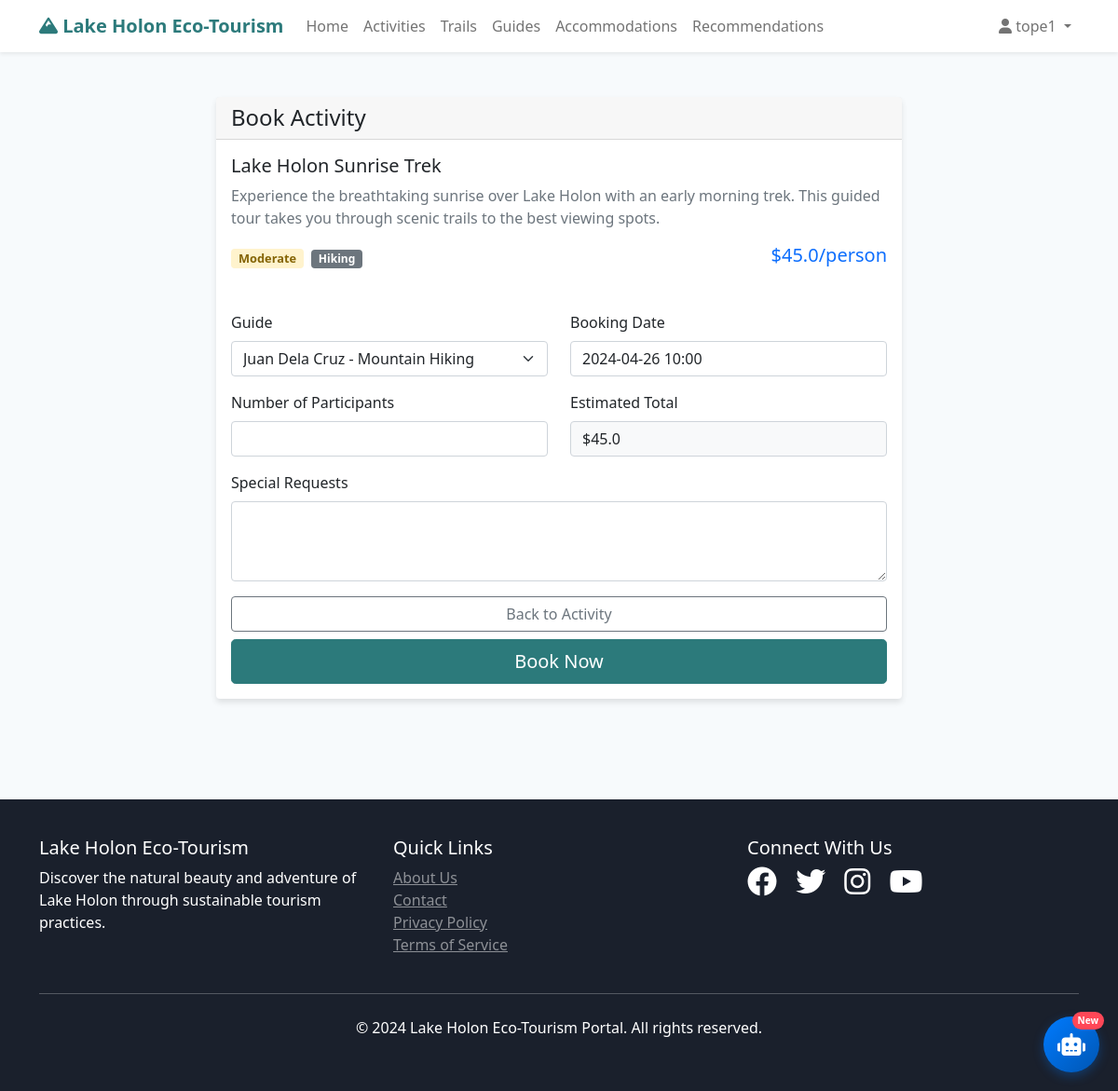
The page /booking/create/1 (signed in) on the database its author committed.
### app/models.py (models this page shows, shortened)
class User(UserMixin, db.Model):
    id = db.Column(db.Integer, primary_key=True)
    username = db.Column(db.String(80), unique=True, nullable=False)
    email = db.Column(db.String(120), unique=True, nullable=False)
    password_hash = db.Column(db.String(128))
    first_name = db.Column(db.String(50), nullable=False)
    last_name = db.Column(db.String(50), nullable=False)
    phone = db.Column(db.String(20))
    is_admin = db.Column(db.Boolean, default=False)
    created_at = db.Column(db.DateTime, default=datetime.utcnow)
    bookings = db.relationship('Booking', backref='user', lazy=True)
    reviews = db.relationship('Review', backref='user', lazy=True)

class Activity(db.Model):
    id = db.Column(db.Integer, primary_key=True)
    name = db.Column(db.String(100), nullable=False)
    description = db.Column(db.Text, nullable=False)
    category = db.Column(db.String(50), nullable=False)  # hiking, camping, wildlife, etc.
    difficulty = db.Column(db.String(20), nullable=False)  # easy, moderate, hard
    duration_hours = db.Column(db.Float, nullable=False)
    max_participants = db.Column(db.Integer, nullable=False)
    price = db.Column(db.Float, nullable=False)
    image_url = db.Column(db.String(200))
    is_active = db.Column(db.Boolean, default=True)
    created_at = db.Column(db.DateTime, default=datetime.utcnow)
    bookings = db.relationship('Booking', backref='activity', lazy=True)
    reviews = db.relationship('Review', backref='activity', lazy=True)

### app/booking/routes.py (the view, shortened to what this page needs)
@bp.route('/create/<int:activity_id>', methods=['GET', 'POST'])
@login_required
def create_booking(activity_id):
    activity = Activity.query.get_or_404(activity_id)
    form = BookingForm()
    form.activity_id.data = activity_id
    activities = Activity.query.filter_by(is_active=True).all()
    form.activity_id.choices = [(a.id, a.name) for a in activities]
    guides = Guide.query.filter_by(is_available=True).all()
    form.guide_id.choices = [(g.id, f"{g.name} - {g.specialization}") for g in guides]
    return render_template('booking/create_booking.html',
                         form=form,
                         activity=activity)

### app/booking/forms.py
class BookingForm(FlaskForm):
    activity_id = SelectField('Activity', coerce=int, validators=[DataRequired()])
    guide_id = SelectField('Guide', coerce=int, validators=[DataRequired()])
    booking_date = DateTimeField('Booking Date', format='%Y-%m-%d %H:%M', validators=[DataRequired()])
    number_of_participants = IntegerField('Number of Participants', validators=[
        DataRequired(), NumberRange(min=1, max=20)
    ])
    special_requests = TextAreaField('Special Requests', validators=[Length(max=500)])
    submit = SubmitField('Book Now')

### app/templates/booking/create_booking.html (shortened to what this page needs)
{% extends "base.html" %}
{% block content %}
<div class="container py-5">
    <div class="row justify-content-center">
        <div class="col-md-8">
            <div class="card">
                <div class="card-header">
                    <h4 class="mb-0">Book Activity</h4>
                </div>
                <div class="card-body">
                    <div class="row mb-4">
                        <div class="col-12">
                            <h5>{{ activity.name }}</h5>
                            <p class="text-muted">{{ activity.description }}</p>
                            <div class="d-flex align-items-center mb-3">
                                <span class="badge difficulty-badge difficulty-{{ activity.difficulty }} me-2">{{ activity.difficulty.title() }}</span>
                                <span class="badge bg-secondary me-2">{{ activity.category.title() }}</span>
                                <span class="ms-auto h5 text-primary">${{ activity.price }}/person</span>
                            </div>
                        </div>
                    </div>
                    <form method="POST" novalidate>
                        <div class="row mb-3">
                            <div class="col-md-6">
                                {{ form.guide_id.label(class="form-label") }}
                                {{ form.guide_id(class="form-select" + (" is-invalid" if form.guide_id.errors else "")) }}
                            </div>
                            <div class="col-md-6">
                                {{ form.booking_date.label(class="form-label") }}
                                {{ form.booking_date(class="form-control" + (" is-invalid" if form.booking_date.errors else ""), value="2024-04-26 10:00") }}
                            </div>
                        </div>
                        <div class="row mb-3">
                            <div class="col-md-6">
                                {{ form.number_of_participants.label(class="form-label") }}
                                {{ form.number_of_participants(class="form-control" + (" is-invalid" if form.number_of_participants.errors else "")) }}
                            </div>
                            <div class="col-md-6">
                                <label class="form-label">Estimated Total</label>
                                <div class="form-control bg-light" id="estimated-total">${{ activity.price }}</div>
                            </div>
                        </div>
                        <div class="mb-3">
                            {{ form.special_requests.label(class="form-label") }}
                            {{ form.special_requests(class="form-control" + (" is-invalid" if form.special_requests.errors else ""), rows="3") }}
                        </div>
                        <div class="d-grid gap-2">
                            <a href="{{ url_for('main.activity_detail', id=activity.id) }}" class="btn btn-outline-secondary">Back to Activity</a>
                            {{ form.submit(class="btn btn-primary btn-lg") }}
                        </div>
                    </form>
                </div>
            </div>
        </div>
    </div>
</div>
{% endblock %}

### app/templates/base.html (shortened to what this page needs)
<!DOCTYPE html>
<html lang="en">
<head>
    <link href="https://cdn.jsdelivr.net/npm/bootstrap@5.1.3/dist/css/bootstrap.min.css" rel="stylesheet">
    <link href="https://cdnjs.cloudflare.com/ajax/libs/font-awesome/6.0.0/css/all.min.css" rel="stylesheet">
</head>
<body>
    <nav class="navbar navbar-expand-lg navbar-light bg-white shadow-sm">
        <div class="container">
            <a class="navbar-brand" href="{{ url_for('main.index') }}">
                <i class="fas fa-mountain"></i> Lake Holon Eco-Tourism
            </a>
            <div class="collapse navbar-collapse" id="navbarNav">
                <ul class="navbar-nav me-auto">
                    <li class="nav-item">
                        <a class="nav-link" href="{{ url_for('main.index') }}">Home</a>
                    </li>
                    <li class="nav-item">
                        <a class="nav-link" href="{{ url_for('main.activities') }}">Activities</a>
                    </li>
                    <li class="nav-item">
                        <a class="nav-link" href="{{ url_for('main.trails') }}">Trails</a>
                    </li>
                    <li class="nav-item">
                        <a class="nav-link" href="{{ url_for('main.guides') }}">Guides</a>
                    </li>
                    <li class="nav-item">
                        <a class="nav-link" href="{{ url_for('main.accommodations') }}">Accommodations</a>
                    </li>
                    <li class="nav-item">
                        <a class="nav-link" href="{{ url_for('recommendations.get_recommendations') }}">Recommendations</a>
                    </li>
                </ul>
                <ul class="navbar-nav">
                    {% if current_user.is_authenticated %}
                        <li class="nav-item dropdown">
                            <a class="nav-link dropdown-toggle" href="#" id="navbarDropdown" role="button" data-bs-toggle="dropdown">
                                <i class="fas fa-user"></i> {{ current_user.first_name }}
                            </a>
                        </li>
                    {% endif %}
                </ul>
            </div>
        </div>
    </nav>
    <main>
        {% block content %}{% endblock %}
    </main>
    <footer class="footer">
        <div class="container">
            <div class="row">
                <div class="col-md-4">
                    <h5>Lake Holon Eco-Tourism</h5>
                    <p>Discover the natural beauty and adventure of Lake Holon through sustainable tourism practices.</p>
                </div>
                <div class="col-md-4">
                    <h5>Quick Links</h5>
                    <ul class="list-unstyled">
                        <li><a href="{{ url_for('main.about') }}" class="text-white-50">About Us</a></li>
                        <li><a href="{{ url_for('main.contact') }}" class="text-white-50">Contact</a></li>
                        <li><a href="#" class="text-white-50">Privacy Policy</a></li>
                        <li><a href="#" class="text-white-50">Terms of Service</a></li>
                    </ul>
                </div>
                <div class="col-md-4">
                    <h5>Connect With Us</h5>
                    <div>
                        <a href="#" class="text-white me-3"><i class="fab fa-facebook fa-2x"></i></a>
                        <a href="#" class="text-white me-3"><i class="fab fa-twitter fa-2x"></i></a>
                        <a href="#" class="text-white me-3"><i class="fab fa-instagram fa-2x"></i></a>
                        <a href="#" class="text-white"><i class="fab fa-youtube fa-2x"></i></a>
                    </div>
                </div>
            </div>
            <hr class="my-4 bg-white">
            <div class="text-center">
                <p>&copy; 2024 Lake Holon Eco-Tourism Portal. All rights reserved.</p>
            </div>
        </div>
    </footer>
{% if current_user.is_authenticated %}
<div class="floating-chat-btn" onclick="openChat()">
    <i class="fas fa-robot"></i>
    <span class="chat-badge">New</span>
</div>
{% endif %}
</body>
</html>

### app/templates/base.html (style rules this page uses)
:root { --primary-color: #2c7a7b; --secondary-color: #38b2ac; --accent-color: #81e6d9; --dark-color: #1a202c; --light-color: #f7fafc; }
body { font-family: 'Segoe UI', Tahoma, Geneva, Verdana, sans-serif; background-color: var(--light-color); }
.navbar-brand { font-weight: bold; color: var(--primary-color) !important; }
.btn-primary { background-color: var(--primary-color); border-color: var(--primary-color); }
.card { border: none; box-shadow: 0 4px 6px rgba(0, 0, 0, 0.1); transition: transform 0.3s ease, box-shadow 0.3s ease; }
.difficulty-badge { font-size: 0.8rem; padding: 0.25rem 0.5rem; }
.difficulty-moderate { background-color: #fff3cd; color: #856404; }
.footer { background-color: var(--dark-color); color: white; padding: 40px 0; margin-top: 60px; }

### rows shown on the page
User: first_name "tope1"
Activity: name "Lake Holon Sunrise Trek", description "Experience the breathtaking sunrise over Lake Holon with an early morning trek. This guided tour takes you through scenic trails to the best viewing spots.", difficulty "Moderate", category "Hiking", price "45.0"
